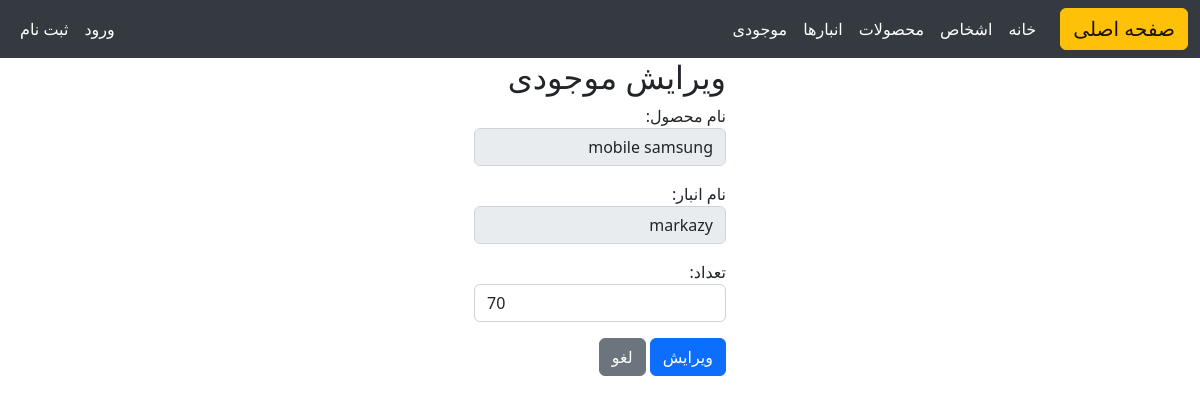
Page /stockupdate/1/ on the earlier database version.
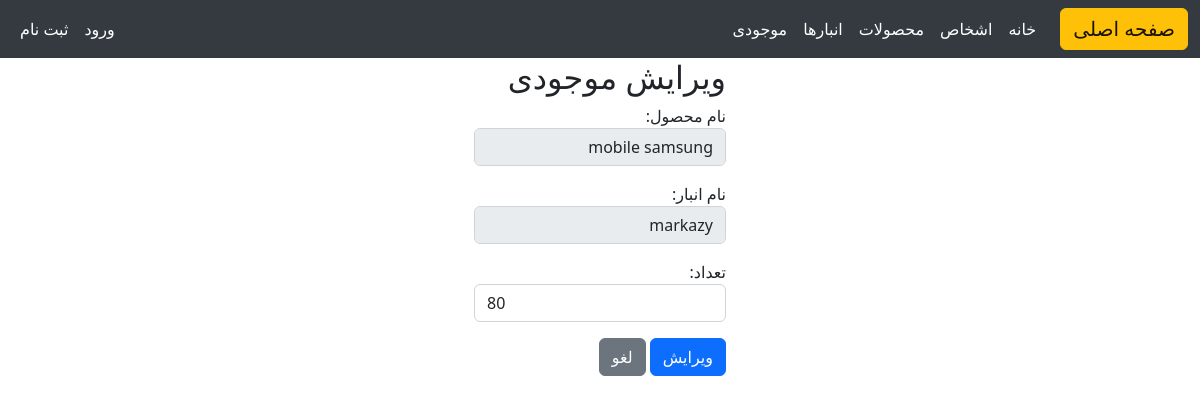
Same page on the later database version.
### home/models.py (models this page shows, shortened)
class Stock(models.Model):
    product = models.ForeignKey(Product, on_delete=models.PROTECT)  # محصول مربوطه
    warehouse = models.ForeignKey(Warehouse, on_delete=models.PROTECT)  # انبار مربوطه
    quantity = models.PositiveIntegerField(default=0)  # مقدار موجودی
    class Meta:
        unique_together = ('product', 'warehouse')  # هر محصول در هر انبار تنها یک بار ظاهر می‌شود

### home/views.py (the view, shortened to what this page needs)
# urls.py: path("stockupdate/<int:pk>/" , views.StockUpdateView.as_view() , name='stock_update'),
class StockUpdateView(View):
    form_class = StockeRegisterForm
    def get(self, request, pk):
        stock = get_object_or_404(Stock, pk=pk)
        form = self.form_class(instance=stock)
        return render(request, "home/stock_update.html", {"form": form})

### home/forms.py
class StockeRegisterForm(forms.ModelForm):
    class Meta:
        model = Stock
        fields = "__all__"
        widgets = {
            'product': forms.Select(attrs={'class': 'form-control'}),  # ویجت انتخاب برای محصول
            'warehouse': forms.Select(attrs={'class': 'form-control'}),  # ویجت انتخاب برای انبار
            'quantity': forms.NumberInput(attrs={'class': 'form-control', 'min': 0}),  # ورودی عددی برای مقدار موجودی
        }
        labels = {  # برچسب‌های سفارشی برای فیلدهای موجود در مدل
                    "product": "نام محصول",
                    "warehouse": "نام انبار",
                    "quantity": "تعداد",
                }
    def __init__(self, *args, **kwargs):
        super().__init__(*args, **kwargs)
        self.fields['product'].disabled = True
        self.fields['warehouse'].disabled = True

### home/models.py (called while the page is built)
    def __str__(self):
        return self.name

    def __str__(self):
        return self.name

### home/templates/home/stock_update.html (shortened to what this page needs)
{% extends 'base.html' %}
{% block content %}
<div class="container w-25 " , align="right">
    <h2>ویرایش موجودی</h2>
    <form method="post" action="">
        {{ form.as_p }}
        <button type="submit" class="btn btn-primary">ویرایش</button>
        <a href="{% url 'home:stocks' %}" class="btn btn-secondary">لغو</a>
    </form>
    </div>
{% endblock content %}

Differences in the rows shown:
changed Stock "mobile samsung": quantity "70" → "80"
